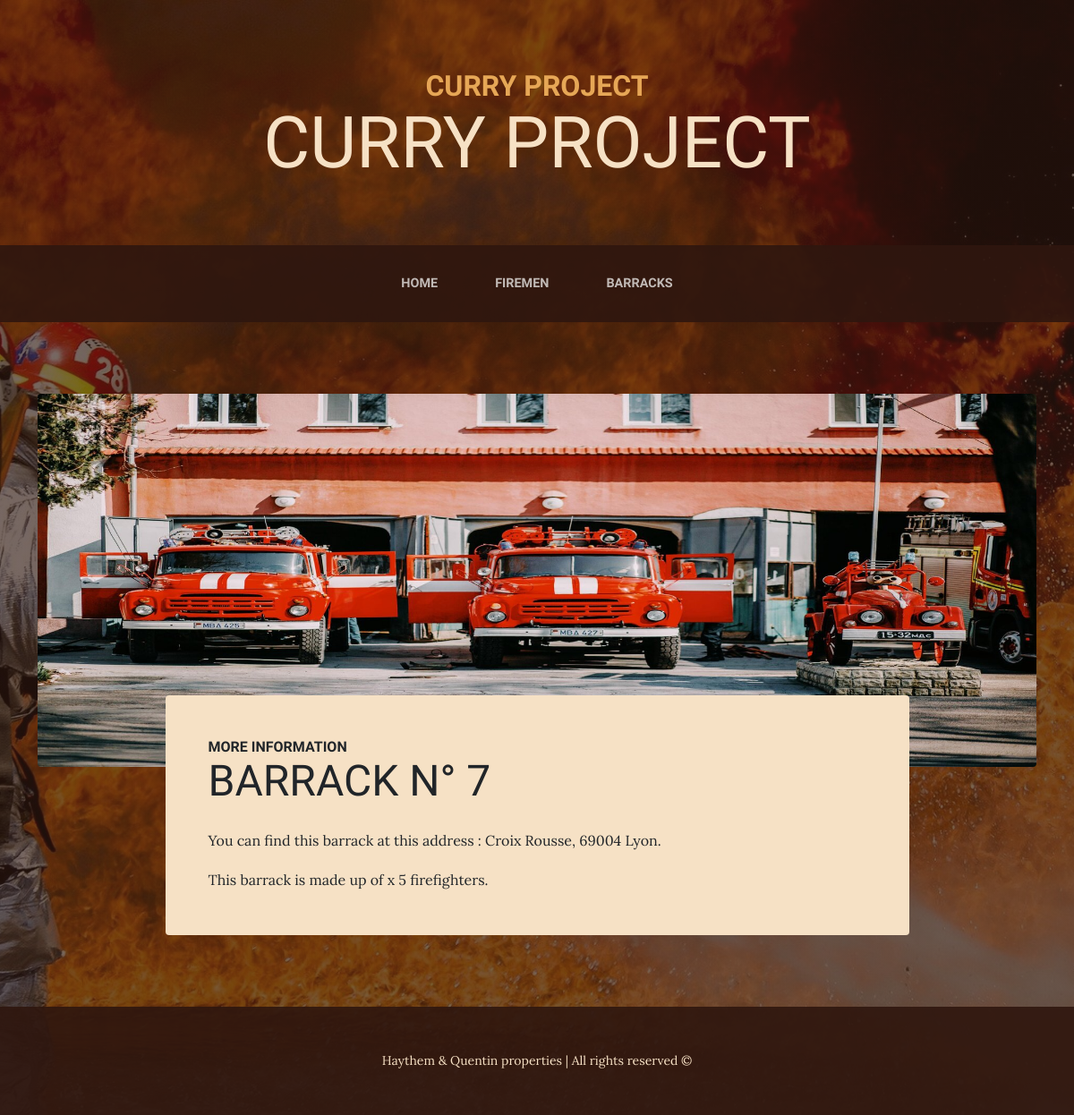
The app's page /barrack/expose/7 with its own data.
### tables this page shows
CREATE TABLE `casernes` (
  `NumCaserne` int(11) NOT NULL,
  `Adresse` varchar(15) DEFAULT NULL,
  `CP` varchar(5) DEFAULT NULL,
  `Ville` varchar(10) DEFAULT NULL,
  `CodeTypeC` int(11) DEFAULT NULL,
  PRIMARY KEY (`NumCaserne`),
  KEY `FK_typeC` (`CodeTypeC`),
  CONSTRAINT `FK_typeC` FOREIGN KEY (`CodeTypeC`) REFERENCES `typecasernes` (`CodeTypeC`)
);

### app/utils/Renderer.php (called while the page is built, shortened)
<?php
    class Renderer {
        public static function render($file, array $data = null) : string {
            $path = __DIR__ . DIRECTORY_SEPARATOR . "../views" . DIRECTORY_SEPARATOR . $file ;
            include $path;
            $content = ob_get_contents();
            return $content;
        }
    }
?>

### app/models/Barrack.php (called while the page is built, shortened)
<?php
class Barrack {
    private $NumCaserne;
    private $Adresse;
    private $CP;
    private $Ville;
    public function __construct($numCaserne, $adresse, $cp, $ville, $codeTypeC){
        $this->NumCaserne = $numCaserne;
        $this->Adresse = $adresse;
        $this->CP = $cp;
        $this->Ville = $ville;
    }
    public function getNumCaserne(){
        return $this->NumCaserne;
    }
    public function getAdresse(){
        return $this->Adresse;
    }
    public function getCP(){
        return $this->CP;
    }
    public function getVille(){
        return $this->Ville;
    }
}

### app/models/DAOBarrack.php (called while the page is built, shortened)
<?php
class DAOBarrack
{
    private $connexion;
    public function __construct($connexion)
    {
        $this->connexion = $connexion;
    }
    public function find($numBarrack): ?Barrack
    {
        $SQL = 'SELECT * FROM casernes WHERE NumCaserne = :numBarrack;';
        $prepareStatement = $this->connexion->prepare($SQL);
        $prepareStatement->bindParam("numBarrack", $numBarrack);
        $prepareStatement->execute();
        $data = $prepareStatement->fetch(\PDO::FETCH_OBJ);
        $barrack = new Barrack($data->NumCaserne, $data->Adresse, $data->CP, $data->Ville, $data->CodeTypeC);
        return $barrack;
    }
    public function count(): int
    {
        $SQL = 'SELECT NumCaserne FROM casernes;';
        $prepareStatement = $this->connexion->prepare($SQL);
        $prepareStatement->execute();
        $countBarrack = 0;
        while($data = $prepareStatement->fetch()){
            $countBarrack = $countBarrack + 1;
        }
        return $countBarrack;
    }
    public function findFireMenFromBarrack(Barrack $barrack): array
    {
        $SQL = 'SELECT * FROM pompiers WHERE NumCaserne = :numCaserne';
        $prepareStatement = $this->connexion->prepare($SQL);
        $prepareStatement->bindValue("numCaserne", $barrack->getNumCaserne());
        $prepareStatement->execute();
        $firemen = array();
        return $firemen;
    }
}

### autoloader.php (called while the page is built, shortened)
<?php
    class InitContext {
        public static $USECLASSEXTENSION = 0;
        public static $NOUSECLASSEXTENSION = 1;
        private $directoriesList = array(
            "./",
            "classes/",
            "vendor/",
        );
        private $classNameType;
        function __construct($type=1) {
            $this->classNameType = $type;
        }
        function autoloader($class): bool {
            foreach ($this->directoriesList as $path) {
                if ($this->classNameType == self::$USECLASSEXTENSION) {
                    $filename = __DIR__ . "/" . $path . str_replace('\\', '/', $class) . ".class.php";
                } elseif ($this->classNameType == self::$NOUSECLASSEXTENSION) {
                    $filename = __DIR__ . "/" . $path . str_replace('\\', '/', $class) . ".php";
                }
                if (file_exists($filename) && is_readable($filename)) {
                    if (class_exists($class)) {
                        return TRUE;
                    }
                }
            }
            return false;
        }
    }
?>

### app/utils/SingletonConfigReader.php (called while the page is built, shortened)
<?php
    class SingletonConfigReader {
        private $settings = [];
        private static $instance;
        private function __construct () {
            $this->settings = parse_ini_file("../config.ini");
        }
        public static function getInstance() {
            if (is_null(self::$instance)) {
                self::$instance = new SingletonConfigReader();
            }
            return self::$instance;
        }
        public function getValue($key) {
            return $this->settings[$key];
        }
    }
?>

### app/utils/SingletonDBMaria.php (called while the page is built, shortened)
<?php
    class SingletonDBMaria {
        public $cnx;
        private static $instance;
        private function __construct() {
            $this->cnx = new \PDO(SingletonConfigReader::getInstance()->getValue('dsn'), SingletonConfigReader::getInstance()->getValue('user'), SingletonConfigReader::getInstance()->getValue('password'));
            $this->cnx->setAttribute(\PDO::ATTR_ERRMODE, \PDO::ERRMODE_EXCEPTION);
        }
        public static function getInstance() : SingletonDBMaria {
            if (is_null(self::$instance)) {
                self::$instance = new SingletonDBMaria();
            }
            return self::$instance;
        }
        public function getConnection() {
            return $this->cnx;
        }
    }
?>

### app/views/barrackDisplay.php (the view, shortened to what this page needs)
<!DOCTYPE html>
<html lang="en">
    <head>
        <link href="/css/barrackStyle.css" rel="stylesheet" />
    </head>
    <body>
        <header>
            <h1 class="site-heading text-center text-faded d-none d-lg-block">
                <span class="site-heading-upper text-primary mb-3">CURRY PROJECT</span>
                <span class="site-heading-lower">Curry Project</span>
            </h1>
        </header>
        <nav class="navbar navbar-expand-lg navbar-dark py-lg-4" id="mainNav">
            <div class="container">
                <div class="collapse navbar-collapse" id="navbarSupportedContent">
                    <ul class="navbar-nav mx-auto">
                        <li class="nav-item px-lg-4"><a class="nav-link text-uppercase" href="../../">Home</a></li>
                        <li class="nav-item px-lg-4"><a class="nav-link text-uppercase" href="../../../fireman/display">Firemen</a></li>
                        <li class="nav-item px-lg-4"><a class="nav-link text-uppercase" href="../display">Barracks</a></li>
                    </ul>
                </div>
            </div>
        </nav>
        <section class="page-section about-heading">
            <div class="container">
                <img class="img-fluid rounded about-heading-img mb-3 mb-lg-0" src="/img/barrack-display.jpg" alt="..." />
                <div class="about-heading-content">
                    <div class="row">
                        <div class="col-xl-9 col-lg-10 mx-auto">
                            <div class="bg-faded rounded p-5">
                                <h2 class="section-heading mb-4">
                                    <span class="section-heading-upper">More Information</span>
                                    <span class="section-heading-lower">Barrack n° <?= $barrack->getNumCaserne(); ?></span>
                                </h2>
                                <p>You can find this barrack at this address : <?= $barrack->getAdresse(); ?>, <?= $barrack->getCP() ?> <?= $barrack->getVille(); ?>.</p>
                                <p class="mb-0">
                                    This barrack is made up of x <?= $countFireman ?> firefighters.
                                </p>
                            </div>
                        </div>
                    </div>
                </div>
            </div>
        </section>
        <footer class="footer text-faded text-center py-5">
            <div class="container"><p class="m-0 small">Haythem & Quentin properties | All rights reserved &copy;</p></div>
        </footer>
    </body>
</html>

### records on screen
casernes: NumCaserne "7", Adresse "Croix Rousse", CP "69004", Ville "Lyon"

### other values on screen
$countFireman "5"
